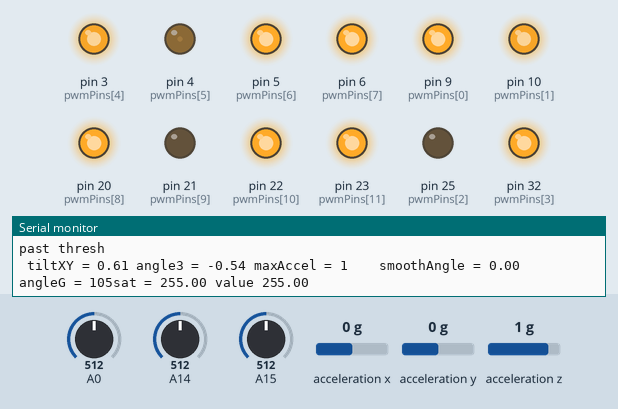
This sketch was run on a simulated Arduino Mega 2560, built with avr-gcc and run on an emulated ATmega2560. Shown: output pins drawn as LEDs (lit = HIGH), the last lines printed to the serial monitor. The test bench sets the inputs (shaded band); at power-on: A14 = 512, A0 = 512, acceleration x 0 g, A15 = 512, acceleration y 0 g, acceleration z 1 g. Random numbers use the default seed unless the sketch sets one.

Above: at 1.2 s.
1.3 s: A14 set to 868
2.8 s: A14 set to 898
At 4.4 s:
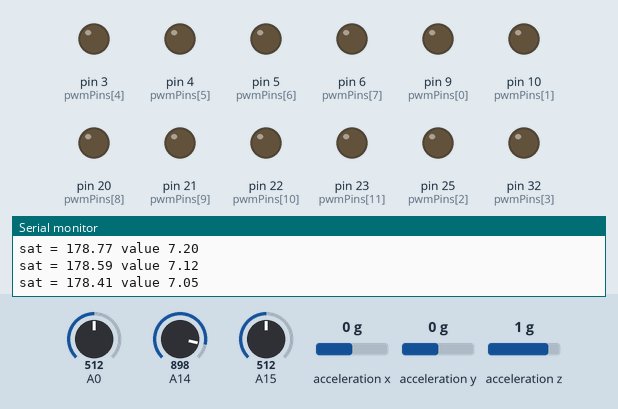
5.8 s: A0 set to 524
At 6.29 s:
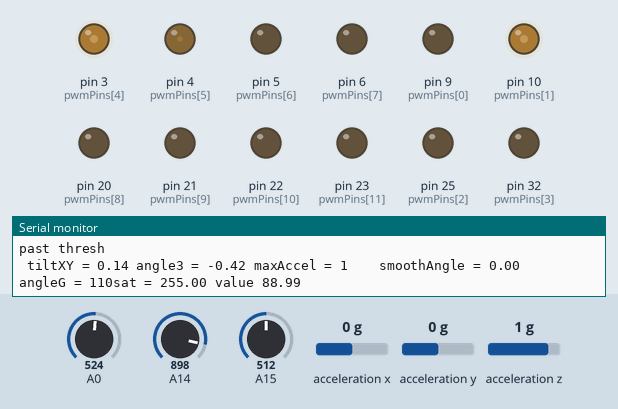
8.8 s: acceleration x set to 0.3 g
At 9.8 s:
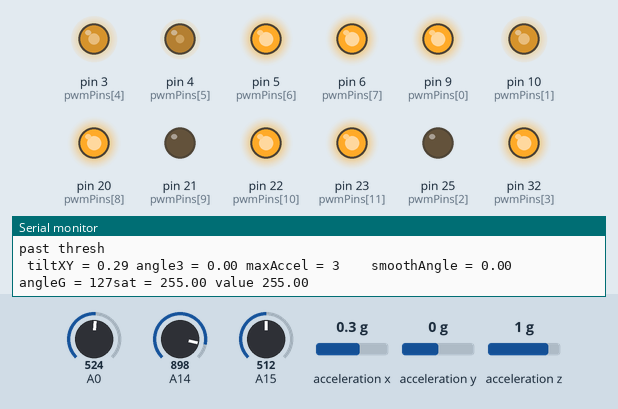
10.3 s: A15 set to 716
At 11.4 s:
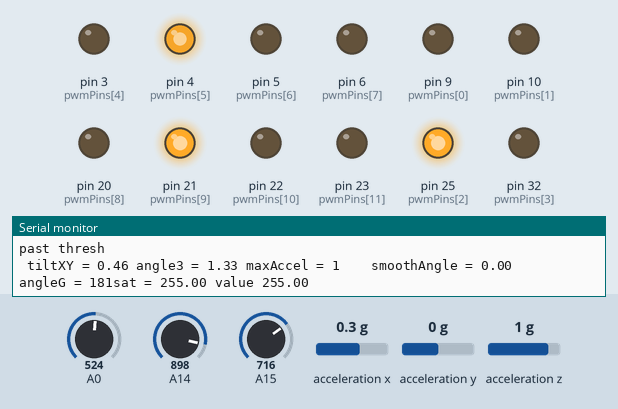
11.8 s: acceleration y set to -1.4 g
At 12.2 s:
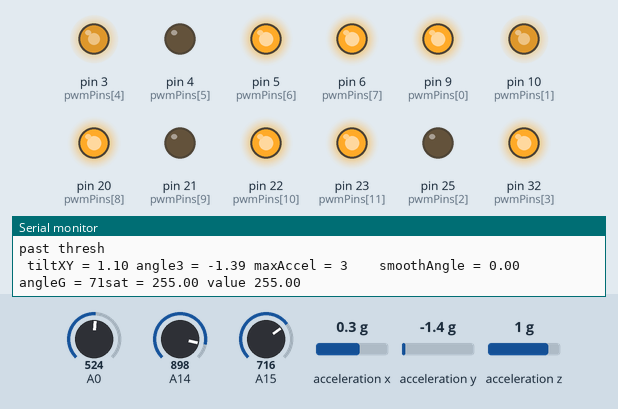
Timing chart, 0 to 14.3 s (numbered marks = the images above; inputs shaded):
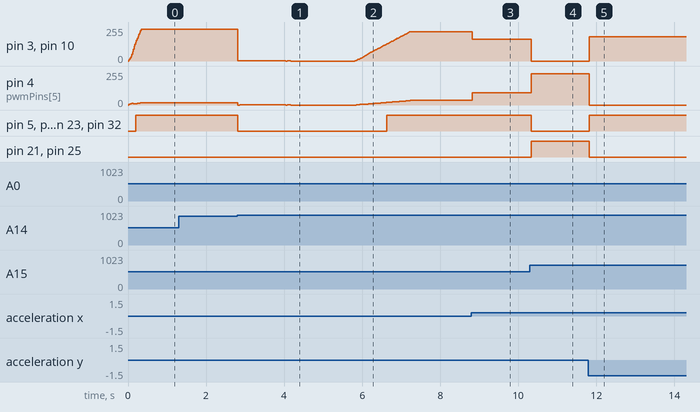

The sketch:

COB_LED_test04.ino
```cpp
/*
  COB_LED code
  Drive COB LEDs using an accelerometer
  Uses some code derived from Adafruit NeoPixel library
*/

#include <Wire.h>
#include <SPI.h>
#include <Adafruit_LIS3DH.h>
#include <Adafruit_Sensor.h>

#define TILT_THRESH  0.12

Adafruit_LIS3DH lis2 = Adafruit_LIS3DH();
Adafruit_LIS3DH lis3 = Adafruit_LIS3DH();

int pwmPins[] = { 9, 10, 25, 32,     3, 4, 5, 6,    20, 21, 22, 23};
int redPins[] = {9, 6, 23 };
int greenPins[] = { 10, 3, 22};
int bluePins[] = { 25, 4, 21};
int whitePins[] = { 32, 5, 20 };


float accelX1, accelY1, accelZ1, lastX1, lastY1, lastZ1;
float  tiltx1, tilty1, tiltz1, angle1, tiltXY1;

int accelX2, accelY2, accelZ2, lastX2, lastY2, lastZ2, changeX2, changeY2, changeZ2, changeT2;
float  tiltx2, tilty2, tiltz2, angle2, tiltXY2;

int accelX3, accelY3, accelZ3, lastX3, lastY3, lastZ3, changeX3, changeY3, changeZ3, angleG;
float  tiltx3, tilty3, tiltz3, angle3, tiltXY3;

float *angles[] = {&angle1, &angle2, &angle3};
float *tiltXYs[] = {&tiltXY1, &tiltXY2, &tiltXY3};

uint32_t lastActive;

int maxAccelNo;

uint8_t white, red, green, blue;

/******  DEBUGGING / PRINTING ******/
// #define DEBUG_ACCEL_RAW1 // analog accel
// #define DEBUG_ACCEL_RAW2
// #define DEBUG_ACCEL_RAW3

//#define DEBUG_ACCEL_TILT1
//#define DEBUG_ACCEL_TILT2
//#define DEBUG_ACCEL_TILT3

// #define DEBUG_ACCEL_CHANGE
// #define DEBUG_COLOR

#include "colorFunctions.h"
#include "sensorFunctions.h"


void setup() {

  Serial.begin(57600);
  Serial.println("LIS3DH test!");

  if (!lis2.begin(0x19)) {   // change this to 0x19 for alternative i2c address
    Serial.println("Couldnt start");
    // while (1);
  }
  else {
    Serial.println("LIS3DH #2 found!");
    lis2.setRange(LIS3DH_RANGE_4_G);   // 2, 4, 8 or 16 G!
  }

  if (! lis3.begin(0x18)) {   // change this to 0x19 for alternative i2c address
    Serial.println("Couldnt start");
  }
  else {
    Serial.println("LIS3DH #3 found!");
    lis3.setRange(LIS3DH_RANGE_4_G);   // 2, 4, 8 or 16 G!
  }

  for (int i = 0; i < 12; i++) {
    analogWrite(pwmPins[i], 0);
  }

  lastActive = millis();

}

void loop() {
  static int changeRaw, change, color, color1, color2, color3;
  uint8_t hue1, hue2, hue3;
  static float sat, value;
  float smoothAngle;
  int angleT;

  readAnalogAccel1();
  readAccel2();
  readAccel3();

  int maxAccel = compareAccel();

  if (maxAccel) { // found an input
    angleG = ((*angles[maxAccel - 1] + 3.14) * 255.0) / (2.0 * 3.14); // map angle to 0-255 for HSV function
    angleG = angleG % 256;


    sat += (*tiltXYs[maxAccel - 1] * 50.0);
    sat = constrain(sat, 0, 255.0);
    value += (*tiltXYs[maxAccel - 1] * 25.0); // value comes up slower than sat
    value = constrain(value, 0, 255.0);

    //   sat -= 1;
    //
    Serial.print( " tiltXY = ");   Serial.print( *tiltXYs[maxAccel - 1] );
    Serial.print( " angle3 = ");   Serial.print( *angles[maxAccel - 1]);
    Serial.print( " maxAccel = ");   Serial.print( maxAccel);
    Serial.print( " \t smoothAngle = ");   Serial.print( smoothAngle);
    Serial.print( " \t angleG = ");   Serial.print( angleG);

    Serial.print( "sat = ");   Serial.print(sat);
    Serial.print( " value ");   Serial.println( value);


    color = HSV(angleG, sat, value);
    setColors(color);
    color1 = color;
    hue1 = hue2 = hue3 = angleG;
  }

  else {

    sat *= 0.999;
    sat = constrain(sat, 0.0, 255.0);
    value *= 0.99;
    value = constrain(value, 0.0, 255.0);
    hue1 += 1;
    hue2 -= 2;
    hue3 -= 1;

    Serial.print( "sat = ");   Serial.print(sat);
    Serial.print( " value ");   Serial.println( value);

    color1 = HSV(hue1, sat, value);
    color2 = HSV(hue2, sat, value);
    color3 = HSV(hue3, sat, value);

     // setTube1(color1);
    //    setTube2(color2);
    //    setTube3(color3);

    color = HSV(hue1, (uint8_t)sat, (uint8_t)value);
    setColors(color);

    if (value > 4.0) {
      lastActive = millis();
    }

checkActive();

  }

}
```

colorFunctions.h
```cpp
// Simple HSV function
// Doesn't address white channel yet
uint32_t HSV(byte Hue, byte Sat, byte Value ) {
  float white, red, green, blue,  total;
  int lowSatRed, lowSatGreen, lowSatBlue;


  if (Hue < 100) {   // 0 - 100 red to yellows to green
    red = (255 - Hue * 255.0 / 100.0) * (Value / 255.0);
    green =  (Hue * 255.0 / 100.0) * (Value / 255.0);
    blue = 0;
    // compute sat from total red & green vals
    total = red + green + blue;
    //now linear average between all chans equal (no sat) and brightest sat
    lowSatRed = lowSatGreen = lowSatBlue = total / 3;

    red = (Sat * red) / 255  +  ((255 - Sat) * lowSatRed) / 255;
    green = (Sat * green) / 255  +  ((255 - Sat) * lowSatGreen) / 255;
    blue = (Sat * blue) / 255  +  ((255 - Sat) * lowSatBlue) / 255;

    white = ((255.0 - Sat) * Value) / 512.0;

    return ((uint32_t)white << 24) + ((uint32_t)red << 16) + ((uint32_t)green << 8) + (uint32_t)blue;
  }

  if (Hue < 175) {  // 75  green to blue
    Hue -= 100;
    red = 0;
    green =  (255 - Hue * 255.0 / 75.0) * (Value / 255.0);
    blue = (Hue * 255.0 / 75.0) * (Value / 255.0) ;

    total = red + green + blue;
    lowSatRed = lowSatGreen = lowSatBlue = total / 3;

    red = (Sat * red) / 255  +  ((255 - Sat) * lowSatRed) / 255;
    green = (Sat * green) / 255  +  ((255 - Sat) * lowSatGreen) / 255;
    blue = (Sat * blue) / 255  +  ((255 - Sat) * lowSatBlue) / 255;

    white = ((255.0 - Sat) * Value) / 512.0;

    return ((uint32_t)white << 24) + ((uint32_t)red << 16) + ((uint32_t)green << 8) + (uint32_t)blue;
    //return strip.Color(0, 255 - Hue * 3.64285714, Hue * 3.64285714,  0);
  }

  Hue -= 175;     // 80 blue to purple to red
  red = (Hue * 255.0 / 80.0) * (Value / 255.0);
  green = 0;
  blue = (255 - Hue * 255.0 / 80.0) * (Value / 255.0);

  total = red + green + blue;
  lowSatRed = lowSatGreen = lowSatBlue = total / 3;

  red = (Sat * red) / 255  +  ((255 - Sat) * lowSatRed) / 255;
  green = (Sat * green) / 255  +  ((255 - Sat) * lowSatGreen) / 255;
  blue = (Sat * blue) / 255  +  ((255 - Sat) * lowSatBlue) / 255;

  white = ((255.0 - Sat) * Value) / 512.0;
  return ((uint32_t)white << 24) + ((uint32_t)red << 16) + ((uint32_t)green << 8) + (uint32_t)blue;
  //return strip.Color(Hue * 3.4, 0, 255 - Hue * 3.4,  0);
}

void setColors( uint32_t color) {

  // uint8_t white, uint8_t red,  uint8_t green,  uint8_t blue

  uint8_t white = color >> 24;
  uint8_t  red = color >> 16;
  uint8_t  green = color >> 8;
  uint8_t  blue = color;

  for (int i = 0; i < 3; i++) {
    analogWrite(greenPins[i], green);
    analogWrite(redPins[i], red);

    analogWrite(bluePins[i], blue);
    analogWrite(whitePins[i], white);
  }
}

void setTube1(uint32_t color1) {

  uint8_t white = color1 >> 24;
  uint8_t  red = color1 >> 16;
  uint8_t  green = color1 >> 8;
  uint8_t  blue = color1;

  analogWrite(32, white); // w
  analogWrite(9, red); // r
  analogWrite(10, green);  // g
  analogWrite(25, blue);   // b
}

void setTube2(uint32_t color2) {
  analogWrite(5, (uint8_t) (color2 >> 24)); // w
  analogWrite(6, (uint8_t) (color2 >> 16)); // r
  analogWrite(3, (uint8_t) (color2 >> 8));  // g
  analogWrite(4, (uint8_t) color2);   // b
}

void setTube3(uint32_t color3) {
  analogWrite(20, (uint8_t) (color3 >> 24)); // w
  analogWrite(23, (uint8_t) (color3 >> 16)); // r
  analogWrite(22, (uint8_t) (color3 >> 8));  // g
  analogWrite(21, (uint8_t) color3);   // b
}


uint32_t fadeToBlack(uint32_t color, float factor) {
  uint8_t white = (float)(color >> 24) * factor;
  uint8_t  red = (float)(color >> 16) * factor;
  uint8_t  green = (float)(color >> 8) * factor;
  uint8_t  blue = (float)color * factor;

  return ((white << 24) + (red << 16) + (green << 8) + blue);
}

void checkActive() {
  static uint32_t lastTime;
  int iter = 1;
  if (millis() - lastActive > 7000) {

    if (millis() - lastTime > 5000 ) {

      int thePick = random(3);

      if (thePick == 0) {
        for (int i = 0; i > -1; i = i + iter) {
          delay(10);
          setTube1((i << 24));
          if (i > 254) iter = -1;  // reverse direction

        }
        lastTime = millis();
      }

      if (thePick == 1) {
        for (int i = 0; i > -1; i = i + iter) {
          delay(10);
          setTube2((i << 24));
          if (i > 254) iter = -1;  // reverse direction

        }
        lastTime = millis();
      }

      if (thePick == 2) {
        for (int i = 0; i > -1; i = i + iter) {
          delay(10);
          setTube3((i << 24));
          if (i > 254) iter = -1;  // reverse direction

        }
        lastTime = millis();
      }

    }

  }
}
```

sensorFunctions.h
```cpp
void  readAnalogAccel1() {
  accelX1 = analogRead(16);      // read analog pin for x raw
  accelY1 = analogRead(15);      // read analog pin for y raw
  accelZ1 = analogRead(14);      // read analog pin for z raw

#ifdef DEBUG_ACCEL_RAW1  // prints only if defined above
  Serial.print(" xr ");
  Serial.print(accelX1);  // 238   718
  Serial.print("\t");
  Serial.print(" yr ");
  Serial.print(accelY1);  // 290    776
  Serial.print("\t");
  Serial.print(" zr ");
  Serial.print(accelZ1);  // 190   670
  Serial.println("\t");
#endif

  //  x = (accelX1 - xMid) / (float)xRng;  //shift range down by midpoint for signed result
  accelX1 = (accelX1 - 478.0) / 480.0;  //shift range down by midpoint for signed result
  //  y = (accelY1 - yMid) / (float)yRng;
  accelY1 = (accelY1 - 533.0) / 486.0;
  //  z = (accelZ1 - zMid) / (float)zRng;
  accelZ1   = (accelZ1 - 430.0) / 480.0;
  //

#ifdef DEBUG_ACCEL_RAW1  // prints only if defined above
  Serial.print(" xr ");
  Serial.print(accelX1);  //238  718
  Serial.print("\t");
  Serial.print(" yr ");
  Serial.print(accelY1);  //290  776
  Serial.print("\t");
  Serial.print(" zr ");
  Serial.print(accelZ1);  //190        670
  Serial.println("\t");
#endif


  // you might want to comment out tilt calculations below that you are not using as these
  // floating point trig calculations are fairly slow.
  tiltx1 = atan2((float)accelX1, sqrt(((float)accelY1 * (float)accelY1) + ((float)accelZ1 * (float)accelZ1)));
  tilty1 = atan2((float)accelY1, sqrt(((float)accelX1 * (float)accelX1) + ((float)accelZ1 * (float)accelZ1)));
  tiltz1 = atan2((float)accelZ1, sqrt(((float)accelY1 * (float)accelY1) + ((float)accelX1 * (float)accelX1)));
  angle1 = atan2(tilty1, tiltx1);
  tiltXY1 = abs(tilty1) + abs(tiltx1);

#ifdef DEBUG_ACCEL_TILT1
  //  Serial.print(" tiltx1  "); Serial.print(tiltx1);
  //  Serial.print("  \ttilty1  "); Serial.print(tilty1);
  //  Serial.print("  \ttiltz1  "); Serial.print(tiltz1);
  Serial.print("  \tangle1  "); Serial.print(angle1);
  Serial.print("  \ttiltXY1  "); Serial.print(tiltXY1);
#endif

}


void readAccel2() {

  lis2.read();      // get X Y and Z data at once

  accelX2 = lis2.x ;
  accelY2 = lis2.y ;
  accelZ2 = lis2.z ;

  changeX2 = abs(lastX2 - accelX2);
  changeY2 = abs(lastY2 - accelY2);
  changeZ2 = abs(lastZ2 - accelZ2);

  changeT2 = changeX2 + changeY2;

  lastX2 = accelX2;
  lastY2 = accelY2;
  lastZ2 = accelZ2;

  tiltx2 = atan2((float)accelX2, sqrt(((float)accelY2 * (float)accelY2) + ((float)accelZ2 * (float)accelZ2)));
  tilty2 = atan2((float)accelY2, sqrt(((float)accelX2 * (float)accelX2) + ((float)accelZ2 * (float)accelZ2)));
  tiltz2 = atan2((float)accelZ2, sqrt(((float)accelY2 * (float)accelY2) + ((float)accelX2 * (float)accelX2)));
  angle2 = atan2(tilty2, tiltx2);
  tiltXY2 = abs(tilty2) + abs(tiltx2);

#ifdef define DEBUG_ACCEL_RAW2  // Then print out the raw data
  Serial.print("         X:  "); Serial.print(lis2.x);
  Serial.print("  \tY:  "); Serial.print(lis2.y);
  Serial.print("  \tZ:  "); Serial.print(lis2.z);
#endif

#ifdef DEBUG_ACCEL_TILT2
  //  Serial.print(" tiltx2  "); Serial.print(tiltx2);
  //  Serial.print("  \ttilty2  "); Serial.print(tilty2);
  //  Serial.print("  \ttiltz2  "); Serial.print(tiltz2);
   Serial.print("  \t changeT2  "); Serial.print(changeT2);
  Serial.print("  \t angle2  "); Serial.print(angle2);
  Serial.print("  \t tiltXY2  "); Serial.print(tiltXY2);
#endif

#ifdef DEBUG_ACCEL_CHANGE
  Serial.print(" changeX  ");      Serial.print(changeX);
  Serial.print("  \tchangeY  ");   Serial.print(changeY);
  Serial.print("  \tchangez  "); Serial.print(changeZ);
#endif

}

void readAccel3() {

  lis3.read();      // get X Y and Z data at once

  accelX3 = lis3.x ;
  accelY3 = lis3.y ;
  accelZ3 = lis3.z ;

  changeX3 = abs(lastX3 - accelX3);
  changeY3 = abs(lastY3 - accelY3);
  changeZ3 = abs(lastZ3 - accelZ3);

  lastX3 = accelX3;
  lastY3 = accelY3;
  lastZ3 = accelZ3;

  tiltx3 = atan2((float)accelX3, sqrt(((float)accelY3 * (float)accelY3) + ((float)accelZ3 * (float)accelZ3)));
  tilty3 = atan2((float)accelY3, sqrt(((float)accelX3 * (float)accelX3) + ((float)accelZ3 * (float)accelZ3)));
  tiltz3 = atan2((float)accelZ3, sqrt(((float)accelY3 * (float)accelY3) + ((float)accelX3 * (float)accelX3)));
  angle3 = atan2(tilty3, tiltx3);
  tiltXY3 = abs(tilty3) + abs(tiltx3);

#ifdef define DEBUG_ACCEL_RAW3  // Then print out the raw data
  Serial.print("X:  "); Serial.print(lis3.x);
  Serial.print("  \tY:  "); Serial.print(lis3.y);
  Serial.print("  \tZ:  "); Serial.print(lis3.z);
#endif

#ifdef DEBUG_ACCEL_TILT3
  //  Serial.print(" \t tiltx3  "); Serial.print(tiltx3);
  //  Serial.print("  \t tilty3  "); Serial.print(tilty3);
  //  Serial.print("  \ttiltz3  "); Serial.print(tiltz3);
  Serial.print("  \tangle3  "); Serial.print(angle3);
  Serial.print("  \t tiltXY3  "); Serial.println(tiltXY3);
#endif

#ifdef DEBUG_ACCEL_CHANGE
  Serial.print(" changeX  ");      Serial.print(changeX);
  Serial.print("  \tchangeY  ");   Serial.print(changeY);
  Serial.print("  \tchangez  "); Serial.println(changeZ);
#endif

}


int smooth(int data, float filterVal, float smoothedVal) {


  if (filterVal > 1) {     // check to make sure param's are within range
    filterVal = .99;
  }
  else if (filterVal <= 0) {
    filterVal = 0;
  }

  smoothedVal = (data * (1 - filterVal)) + (smoothedVal  *  filterVal);

  return (int)smoothedVal;
}

int compareAccel() {
  if ( (tiltXY1 > TILT_THRESH) || (tiltXY2 > TILT_THRESH) || (tiltXY3 > TILT_THRESH)) {
    Serial.println("past thresh");
    if ( tiltXY1 > tiltXY2) {
    if ( tiltXY1 > tiltXY3) {
        maxAccelNo = 1;
        return maxAccelNo;
      }
      else maxAccelNo = 3;
      return maxAccelNo;
    }
    else {   // 2 larger

      if ( tiltXY2 > tiltXY3) {
        maxAccelNo = 2;
        return maxAccelNo;
      }
      else maxAccelNo = 3;
      return maxAccelNo;
    }
  }
  else {
    return 0;
  }
}
```

Measured:
- the behaviour switches between 884 and 885 on A14 (found by bisection; images 0 and 1)
- the behaviour switches between 513 and 514 on A0 (found by bisection; images 1 and 2)
- the behaviour switches between 0.1 and 0.2 g on acceleration x (found by bisection; images 2 and 3)
- after the input at 2.8 s, pin 5 (pwmPins[6]), pin 6 (pwmPins[7]), pin 9 (pwmPins[0]), pin 20 (pwmPins[8]), pin 22 (pwmPins[10]), pin 23 (pwmPins[11]), pin 32 (pwmPins[3]): HIGH → LOW at once
- after the input at 5.8 s, pin 3 (pwmPins[4]), pin 10 (pwmPins[1]): moves from 0/255 to 221/255 over 1.4 s, starting at once; pin 5 (pwmPins[6]), pin 6 (pwmPins[7]), pin 9 (pwmPins[0]), pin 20 (pwmPins[8]), pin 22 (pwmPins[10]), pin 23 (pwmPins[11]), pin 32 (pwmPins[3]): LOW → HIGH after 0.83 s
- after the input at 8.8 s, pin 3 (pwmPins[4]), pin 10 (pwmPins[1]): 221/255 → 163/255 at once; pin 4 (pwmPins[5]): 34/255 → 91/255 at once
- after the input at 10.3 s, pin 3 (pwmPins[4]): 163/255 → 0/255 at once; pin 4 (pwmPins[5]): 91/255 → 235/255 at once
- after the input at 11.8 s, pin 3 (pwmPins[4]): 0/255 → 181/255 at once; pin 4 (pwmPins[5]): 235/255 → 0/255 at once
